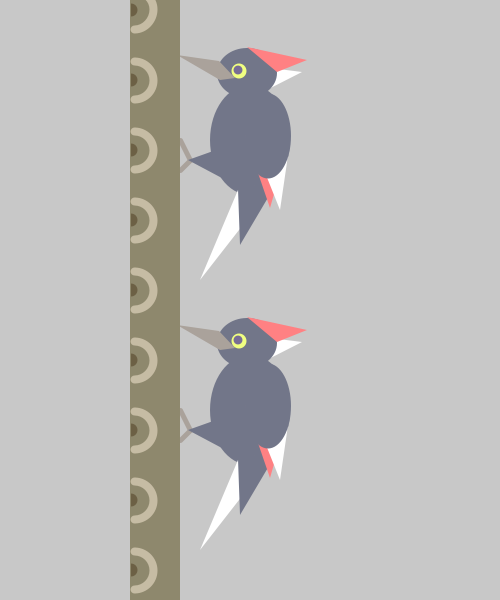
Frame 1 (no input)
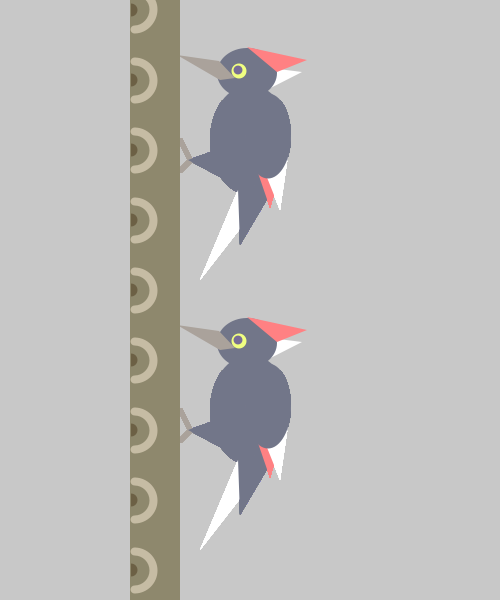
Frame 60 (the mouse pressed at the canvas centre just before this capture)
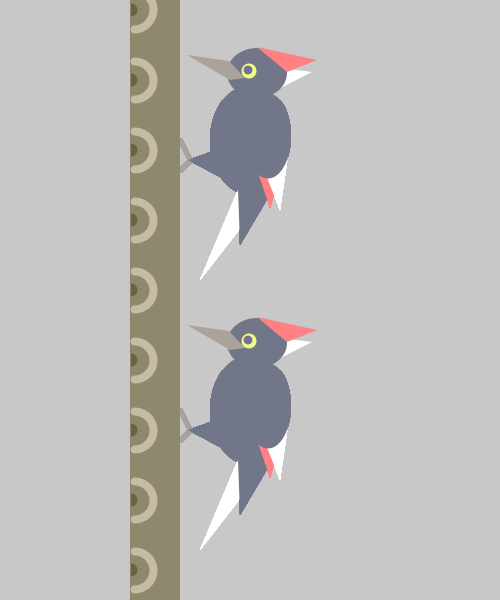
Frame 120 (the mouse held since frame 60 and released just before this capture)

The Processing sketch that drew these frames (run headless with seeded random() and noise(); from frame 60 on, the mouse is pressed at the canvas centre):

// Processing sketch: processing_138357
// ── processing_138357.pde

//Variables

void setup() {
  size (500,600);
  smooth();
  background(200);
}


void draw(){
  drawBird (0,10,15,0,0);
  drawBird (0,10,15,0,270);
  drawTree ();

}
  
void drawBird (int h, int i, int j,int x, int y){
pushMatrix ();
translate(x,y);
  if(mousePressed == true){//Pecks Tree
    h = 7;
  }
  else if (mousePressed == false){
    h = -3;
  }
 noStroke();
 fill(200);
  rect(140,40,180,60);
//HEAD PARTS START HERE
  noStroke();
  fill(255);
  triangle(250+h,65,305+h,72,250+h,100);//feather 2
  fill(114,118,137);
  ellipse(250+h,73,60,50);//head
  fill(255,129,131);
  triangle(250+h,47,310+h,60,280+h,72);//feather
  fill(170,162,155);
  quad(180+h,55,222+h,61,238+h,78,223+h,80);//beak
  if(keyPressed == true){
    i = 1;
    j = 1;        
  }
  else if (keyPressed == false){
    i = 9;
    j = 15;
  }
  fill(240,255,129);
  ellipse(242+h,71,15,j);//eyewhite
  fill(119,109,149);
  ellipse(241+h,70,9,i);//iris 
//HEAD PARTS ENDS HERE
  stroke(170,162,155);
  strokeWeight(5);
  line(180,140,190,160);//feet1
  line(180,170,190,160);//feet2
  noStroke();

  fill(114,118,137);
  ellipse(250,140,80,110);//body
  fill(255);
  triangle(238,190,278,180,200,280);//tail 1
  fill(114,118,137);
  triangle(238,189,279,179,240,245);//tail 2
  triangle(188,160,230,145,235,185);//thigh
  
  fill(255,129,131);
  triangle(245,135,291,135,270,208);//wing3
  fill(255);
  triangle(250,135,291,135,280,210);//wing1
  fill(114,118,137);
  ellipse(268,136,46,85);//wing2
popMatrix();
}

void drawTree (){
  noStroke();
  fill(142,136,109);
  rect(130,0,50,height);//tree
  //treering1
  stroke(198,188,164);
  noFill();
  smooth();
  strokeWeight(8);
  for (int k = 10; k < height; k+=70) {
    arc(134,k,38,38,PI+HALF_PI,TWO_PI+HALF_PI);
  }
  //treering1 ends here
  //treering2 
  fill(108,96,69);
  smooth();
  noStroke();
  for (int l = 10; l < height; l+=70) {
    arc(131,l,13,13,PI+HALF_PI,TWO_PI+HALF_PI);
  }
  //treering2ends here
}
